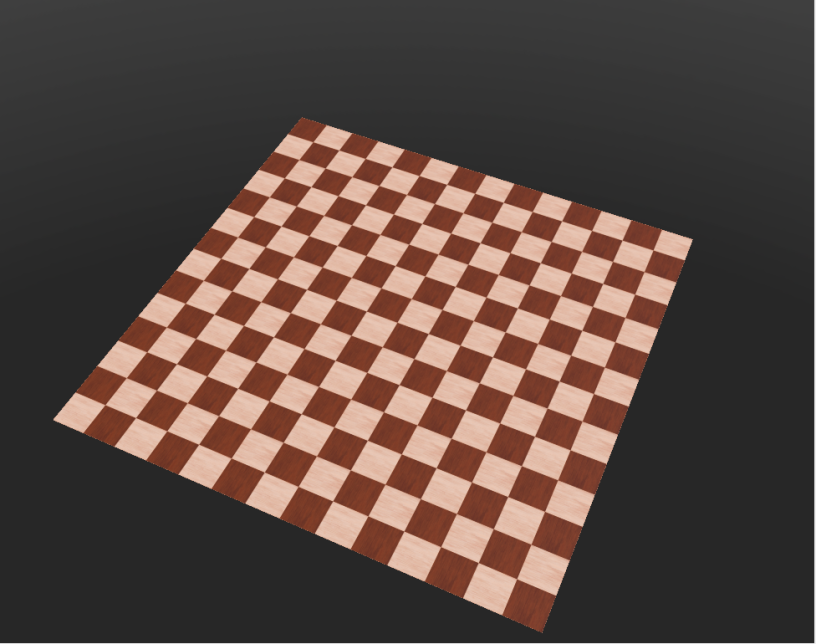
#> input picture Perception/4.png, 816 x 644 px
$ python analysis.py
#> lines starting #> are read from the running program, lines starting #| are printed output that depends on the picture; after the words box and inside, x2 and y2 are one past the last pixel; in counts of white or black regions, pixels touching at a corner belong together
import numpy as np
import matplotlib.pyplot as plt
import matplotlib.image as img
import cv2


############### put the name of image here #####################
image_name='4.png'
################################################################


im_data = cv2.imread(image_name)
#> im_data is the input picture: shape (644, 816, 3); mean B, G, R 67.1, 73.8, 91.6
im_data = cv2.cvtColor(im_data,cv2.COLOR_BGR2RGB)
imgb = cv2.cvtColor(im_data, cv2.COLOR_BGR2GRAY)
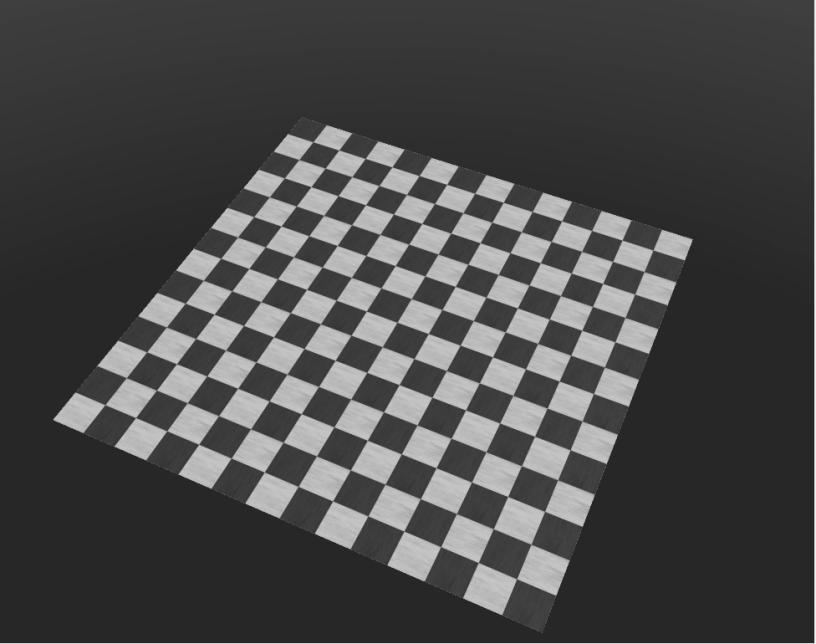
#> imgb: shape (644, 816); min 39, max 240, mean 73.8
# print(im_data)
# print(np.shape(im_data))

# Data in MxN (rarely), MxNx3 (standard RGB), MxNx4 (RGBA)
red_data = im_data[:,:,0]
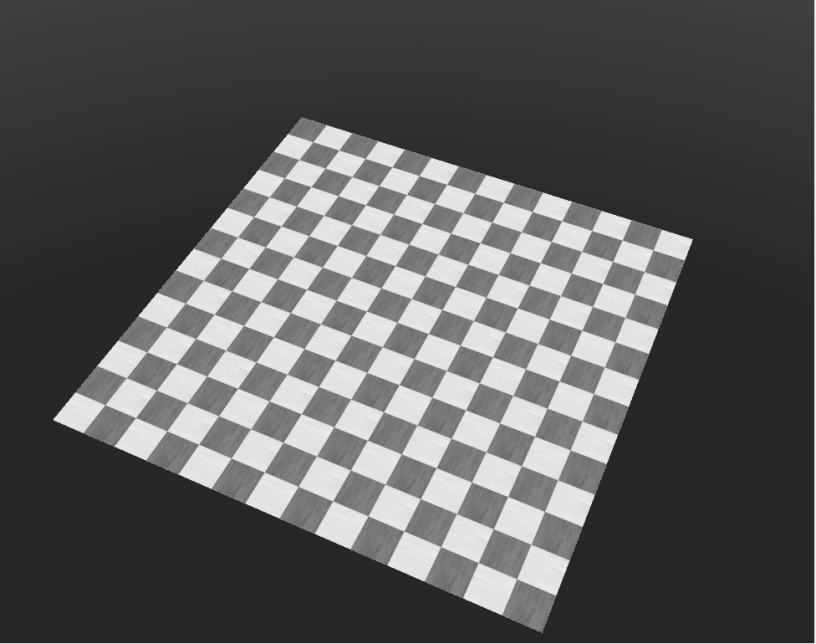
#> red_data: shape (644, 816); min 39, max 240, mean 91.6
green_data = im_data[:,:,1]
blue_data = im_data[:,:,2]
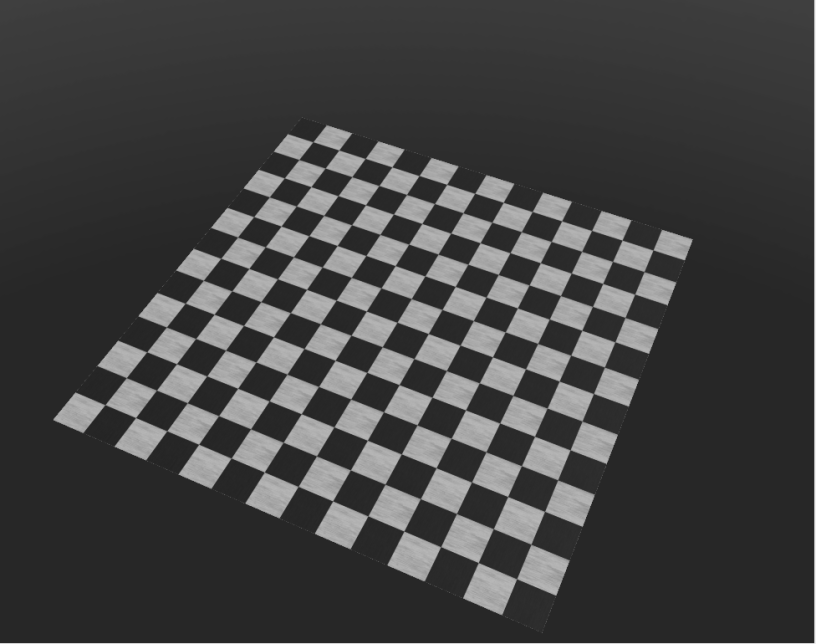
#> blue_data: shape (644, 816); min 35, max 240, mean 67.1

# new image - swap RGB order
# image1 = np.array([blue_data, green_data, red_data])
# image1 = np.swapaxes(image1, 0, 1)
# image1 = np.swapaxes(image1, 1, 2)
image1 = cv2.cvtColor(im_data, cv2.COLOR_RGB2BGR)
# [12 lines of commented-out code are left out]
cmap = 'jet'
#
plt.figure(figsize=(10,5))
#
plt.subplot(231)
plt.imshow(im_data, cmap=cmap, interpolation='nearest')
plt.axis('off')
plt.title('Original Image in RGB')

plt.subplot(232)
plt.imshow(image1, cmap=cmap, interpolation='nearest')
plt.axis('off')
plt.title('Image in BGR')

plt.subplot(233)
plt.imshow(imgb, cmap= 'gray', interpolation='nearest')
plt.axis('off')
plt.title('Image tweaked')

plt.subplot(234)
plt.imshow(red_data, cmap=cmap, interpolation='nearest')
plt.axis('off')
plt.title('Red Channel')
plt.colorbar()

plt.subplot(235)
plt.imshow(green_data, cmap=cmap, interpolation='nearest')
plt.axis('off')
plt.title('Green Channel')
plt.colorbar()

plt.subplot(236)
plt.imshow(blue_data, cmap=cmap, interpolation='nearest')
plt.axis('off')
plt.title('Blue Channel')
plt.colorbar()
#
plt.figure(figsize=(10,5))
plt.subplot(131)
plt.hist(red_data.ravel(), bins=50, fc='red', ec='k')
plt.subplot(132)
plt.hist(green_data.ravel(), bins=50, fc='green', ec='k')
plt.subplot(133)
plt.hist(blue_data.ravel(), bins=50, fc='blue', ec='k')


plt.figure(figsize=(5,5))
# find frequency of pixels in range 0-255
histr = cv2.calcHist([imgb],[0],None,[256],[0,256])
#> histr = 256 values, max 161013 at index 39, min 0 at index 0, mean 2052.8

# show the plotting graph of an image
plt.plot(histr)

plt.show()
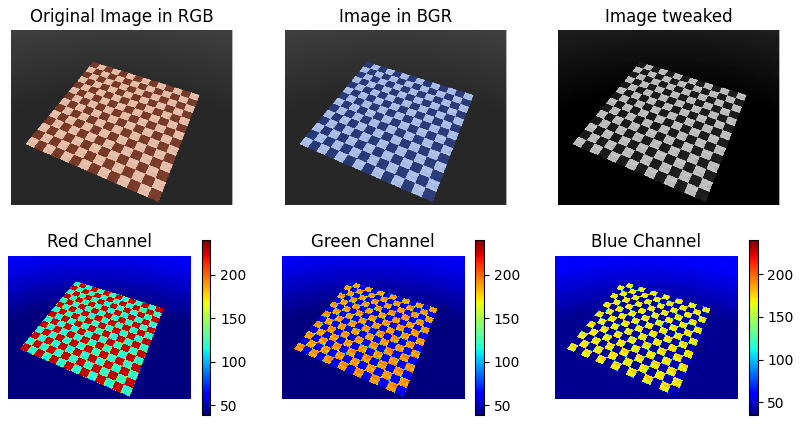
#> figure drawn by matplotlib, 9 panels; B, G, R data is drawn as R, G, B
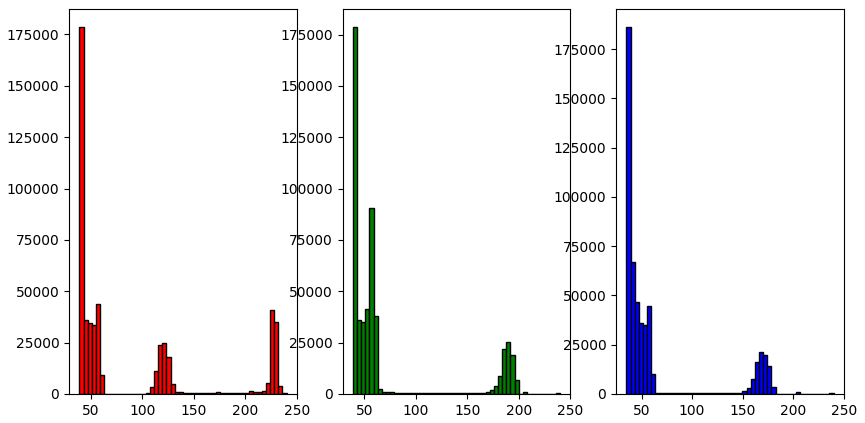
#> figure drawn by matplotlib, 3 panels; panel 1: tallest bar 178453 high, from x = 39 to 43.02; panel 2: tallest bar 178551 high, from x = 39 to 43.02; panel 3: tallest bar 186068 high, from x = 35 to 39.1
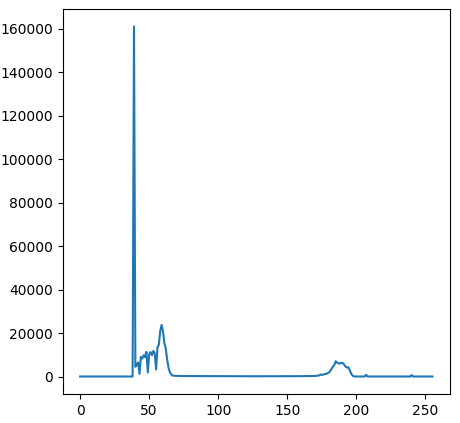
#> figure drawn by matplotlib, 1 panel; curve peaks at x = 39, y = 161013

$ run again, with Perception/1.png copied over Perception/4.png
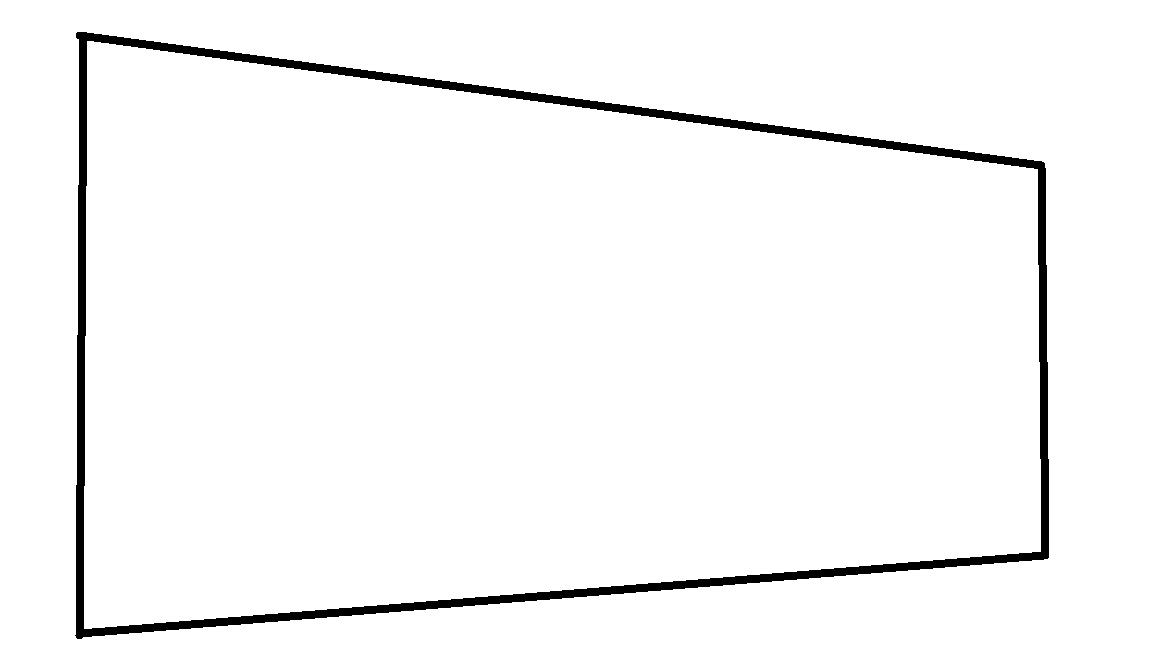
#> input picture Perception/1.png, 1152 x 648 px
#> im_data is the input picture: shape (648, 1152, 3); 96.9% white; 1 black region, box (x1, y1, x2, y2) and area: (75, 32, 1049, 639) 23384
#> histr = 256 values, max 723112 at index 255, min 0 at index 1, mean 2916
#> `plt.show()`:
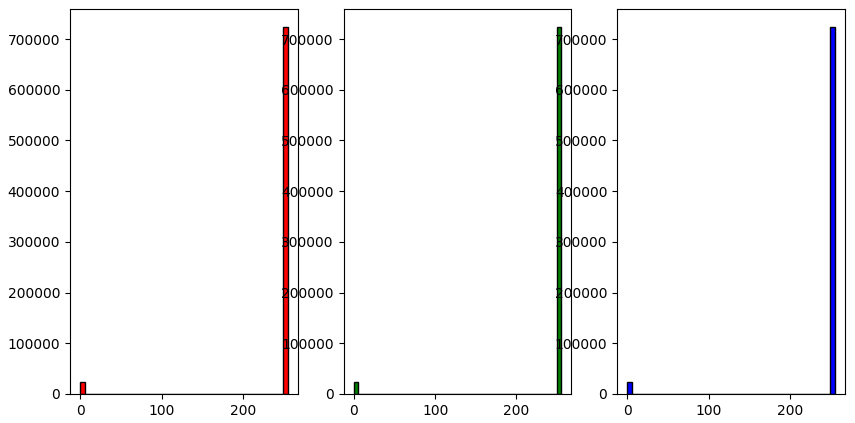
#> figure drawn by matplotlib, 3 panels; panel 1: tallest bar 723112 high, from x = 249.9 to 255; panel 2: tallest bar 723112 high, from x = 249.9 to 255; panel 3: tallest bar 723112 high, from x = 249.9 to 255
#> `plt.show()`:
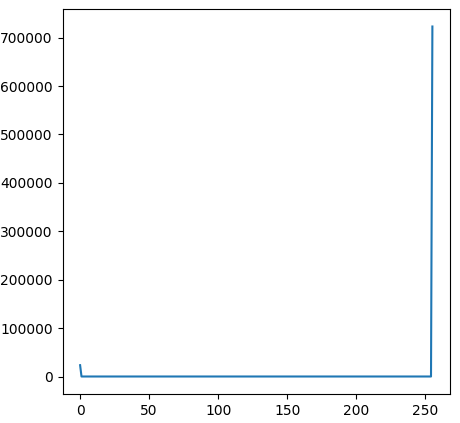
#> figure drawn by matplotlib, 1 panel; curve peaks at x = 255, y = 723112

$ run again, with Perception/2.png copied over Perception/4.png
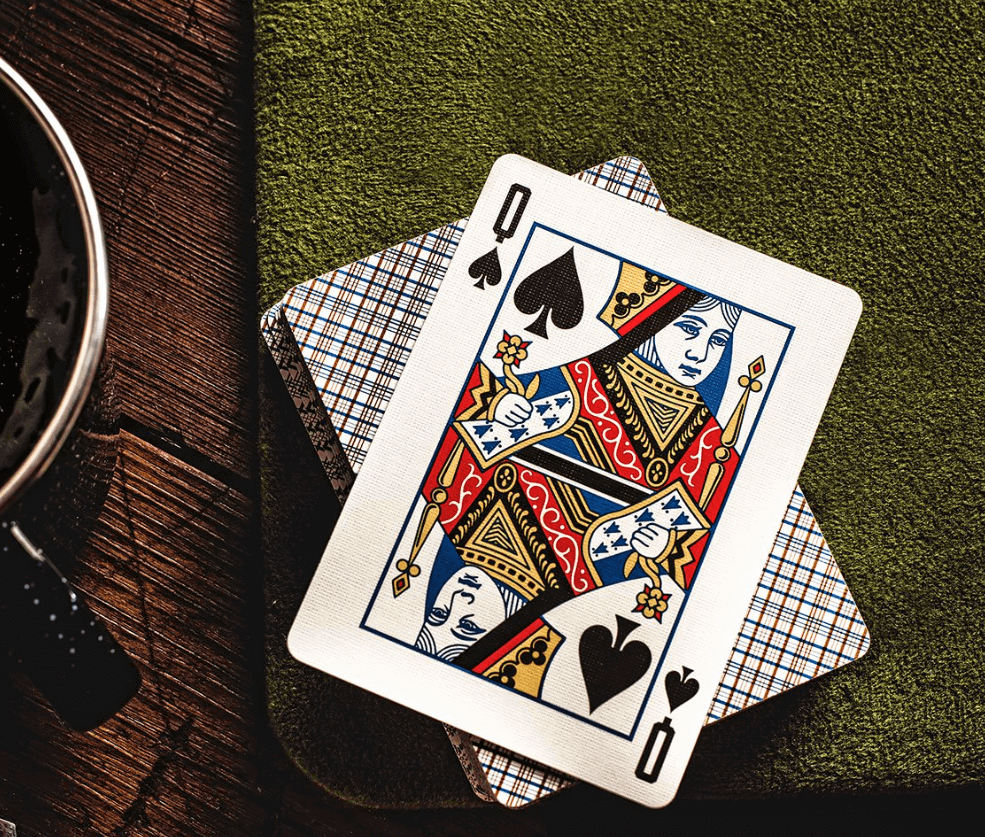
#> input picture Perception/2.png, 985 x 837 px
#> im_data is the input picture: shape (837, 985, 3); mean B, G, R 71.4, 86.4, 97.1
#> `blue_data = im_data[:,:,2]`:
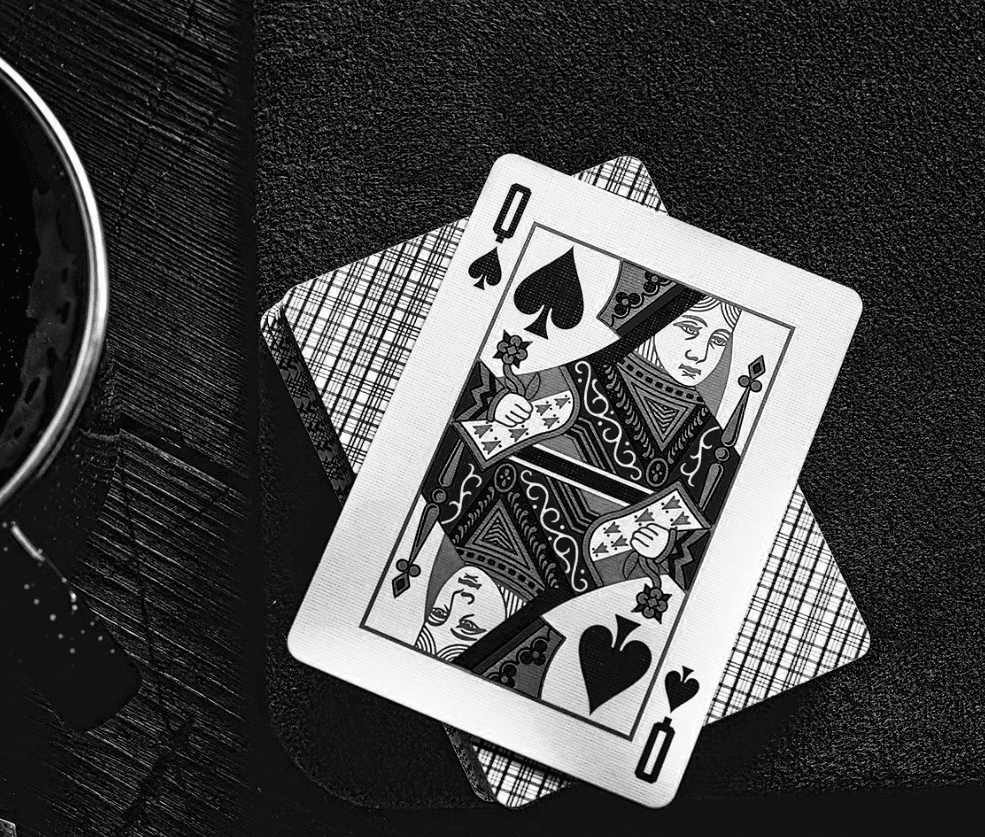
#> blue_data: shape (837, 985); min 1, max 254, mean 71.4
#> histr = 256 values, max 104829 at index 18, min 0 at index 0, mean 3220.5
#> `plt.show()`:
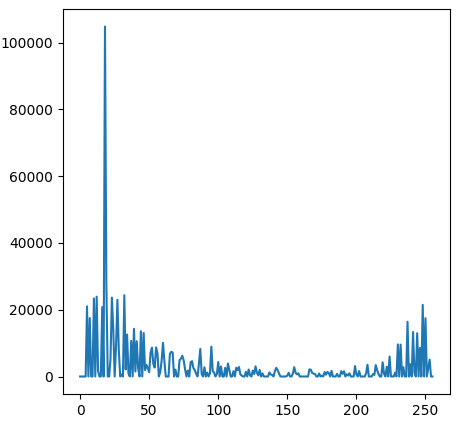
#> figure drawn by matplotlib, 1 panel; curve peaks at x = 18, y = 104829

$ run again, with Perception/3.png copied over Perception/4.png
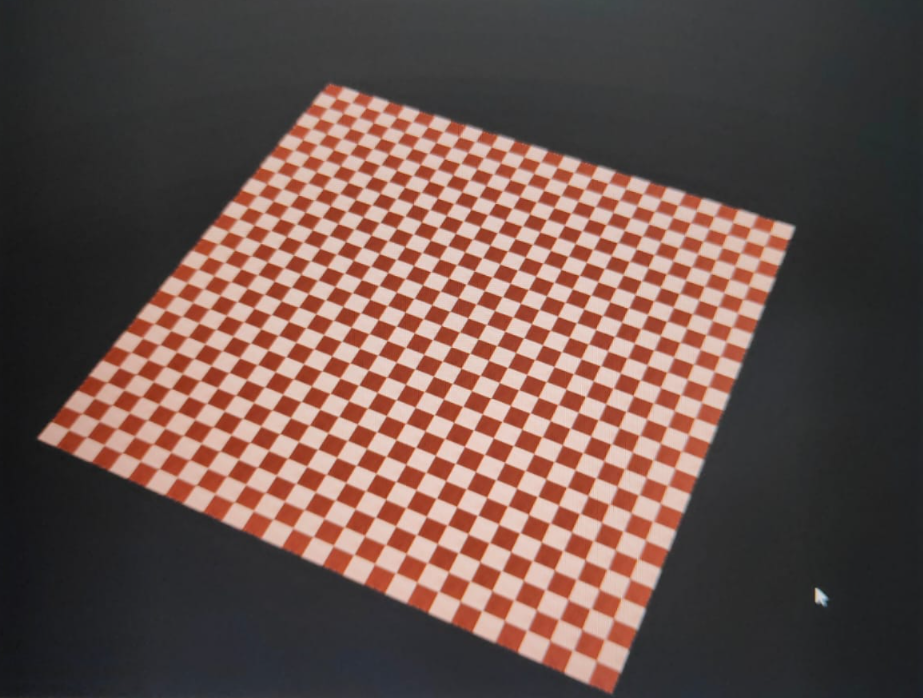
#> input picture Perception/3.png, 923 x 698 px
#> im_data is the input picture: shape (698, 923, 3); mean B, G, R 76.8, 82.6, 105.7
#> `blue_data = im_data[:,:,2]`:
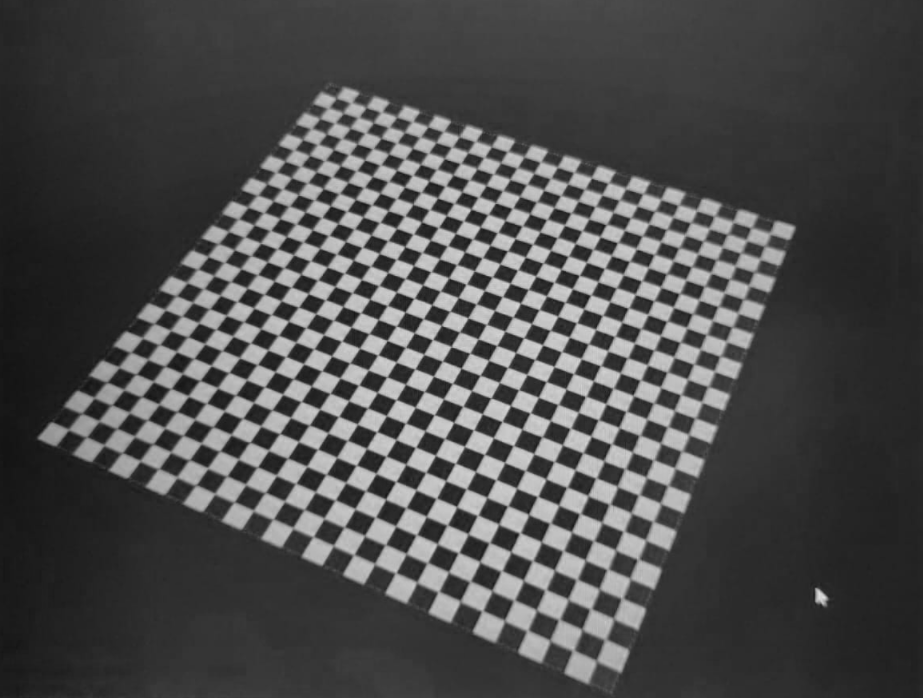
#> blue_data: shape (698, 923); min 19, max 223, mean 76.8
#> histr = 256 values, max 19176 at index 47, min 0 at index 0, mean 2516.6
#> `plt.show()`:
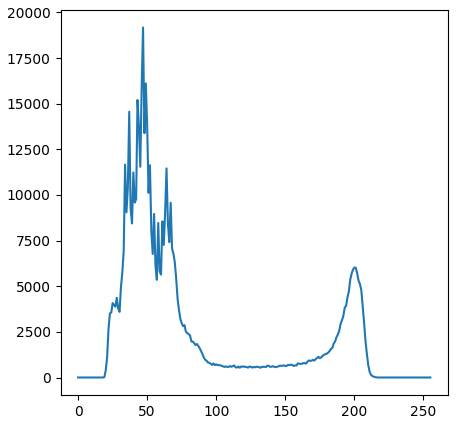
#> figure drawn by matplotlib, 1 panel; curve peaks at x = 47, y = 19176
